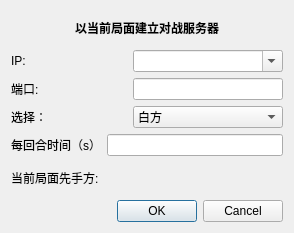
<?xml version="1.0" encoding="UTF-8"?>
<ui version="4.0">
 <class>ServerDialog</class>
 <widget class="QDialog" name="ServerDialog">
  <property name="geometry">
   <rect>
    <x>0</x>
    <y>0</y>
    <width>294</width>
    <height>233</height>
   </rect>
  </property>
  <property name="windowTitle">
   <string>建立服务器</string>
  </property>
  <layout class="QVBoxLayout" name="verticalLayout">
   <item>
    <widget class="QLabel" name="label_3">
     <property name="font">
      <font>
       <weight>75</weight>
       <bold>true</bold>
      </font>
     </property>
     <property name="text">
      <string>以当前局面建立对战服务器</string>
     </property>
     <property name="alignment">
      <set>Qt::AlignCenter</set>
     </property>
    </widget>
   </item>
   <item>
    <layout class="QHBoxLayout" name="horizontalLayout">
     <item>
      <widget class="QLabel" name="lblIP">
       <property name="text">
        <string>IP:</string>
       </property>
      </widget>
     </item>
     <item>
      <widget class="QComboBox" name="cbbBoxIP">
       <property name="minimumSize">
        <size>
         <width>150</width>
         <height>0</height>
        </size>
       </property>
       <property name="editable">
        <bool>true</bool>
       </property>
      </widget>
     </item>
    </layout>
   </item>
   <item>
    <layout class="QHBoxLayout" name="horizontalLayout_2">
     <item>
      <widget class="QLabel" name="lblPort">
       <property name="text">
        <string>端口: </string>
       </property>
       <property name="buddy">
        <cstring>editPort</cstring>
       </property>
      </widget>
     </item>
     <item>
      <widget class="QLineEdit" name="editPort">
       <property name="sizePolicy">
        <sizepolicy hsizetype="Preferred" vsizetype="Fixed">
         <horstretch>0</horstretch>
         <verstretch>0</verstretch>
        </sizepolicy>
       </property>
       <property name="minimumSize">
        <size>
         <width>150</width>
         <height>0</height>
        </size>
       </property>
       <property name="maximumSize">
        <size>
         <width>150</width>
         <height>16777215</height>
        </size>
       </property>
       <property name="alignment">
        <set>Qt::AlignRight|Qt::AlignTrailing|Qt::AlignVCenter</set>
       </property>
      </widget>
     </item>
    </layout>
   </item>
   <item>
    <layout class="QHBoxLayout" name="horizontalLayout_4">
     <item>
      <widget class="QLabel" name="label_2">
       <property name="sizePolicy">
        <sizepolicy hsizetype="Expanding" vsizetype="Preferred">
         <horstretch>0</horstretch>
         <verstretch>0</verstretch>
        </sizepolicy>
       </property>
       <property name="text">
        <string>选择：</string>
       </property>
      </widget>
     </item>
     <item>
      <widget class="QComboBox" name="cbboxPlay">
       <property name="sizePolicy">
        <sizepolicy hsizetype="Preferred" vsizetype="Fixed">
         <horstretch>0</horstretch>
         <verstretch>0</verstretch>
        </sizepolicy>
       </property>
       <property name="minimumSize">
        <size>
         <width>150</width>
         <height>0</height>
        </size>
       </property>
       <item>
        <property name="text">
         <string>白方</string>
        </property>
       </item>
       <item>
        <property name="text">
         <string>黑方</string>
        </property>
       </item>
      </widget>
     </item>
    </layout>
   </item>
   <item>
    <layout class="QHBoxLayout" name="horizontalLayout_3">
     <item>
      <widget class="QLabel" name="label_4">
       <property name="text">
        <string>每回合时间（s）</string>
       </property>
      </widget>
     </item>
     <item>
      <widget class="QLineEdit" name="editTime">
       <property name="minimumSize">
        <size>
         <width>150</width>
         <height>0</height>
        </size>
       </property>
      </widget>
     </item>
    </layout>
   </item>
   <item>
    <widget class="QLabel" name="lblTurn">
     <property name="sizePolicy">
      <sizepolicy hsizetype="Expanding" vsizetype="Preferred">
       <horstretch>0</horstretch>
       <verstretch>0</verstretch>
      </sizepolicy>
     </property>
     <property name="text">
      <string>当前局面先手方: </string>
     </property>
    </widget>
   </item>
   <item>
    <widget class="QDialogButtonBox" name="buttonBox">
     <property name="orientation">
      <enum>Qt::Horizontal</enum>
     </property>
     <property name="standardButtons">
      <set>QDialogButtonBox::Cancel|QDialogButtonBox::Ok</set>
     </property>
    </widget>
   </item>
  </layout>
 </widget>
 <resources/>
 <connections>
  <connection>
   <sender>buttonBox</sender>
   <signal>accepted()</signal>
   <receiver>ServerDialog</receiver>
   <slot>accept()</slot>
   <hints>
    <hint type="sourcelabel">
     <x>248</x>
     <y>254</y>
    </hint>
    <hint type="destinationlabel">
     <x>157</x>
     <y>274</y>
    </hint>
   </hints>
  </connection>
  <connection>
   <sender>buttonBox</sender>
   <signal>rejected()</signal>
   <receiver>ServerDialog</receiver>
   <slot>reject()</slot>
   <hints>
    <hint type="sourcelabel">
     <x>316</x>
     <y>260</y>
    </hint>
    <hint type="destinationlabel">
     <x>286</x>
     <y>274</y>
    </hint>
   </hints>
  </connection>
 </connections>
</ui>
